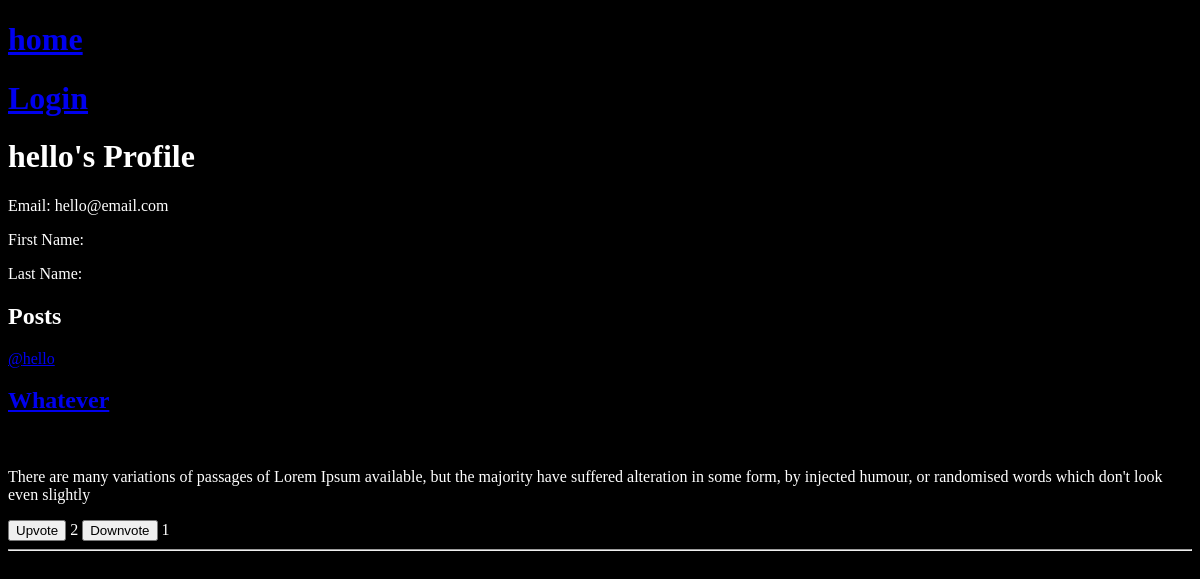
/profile/hello/, run on an earlier commit of the app's database.
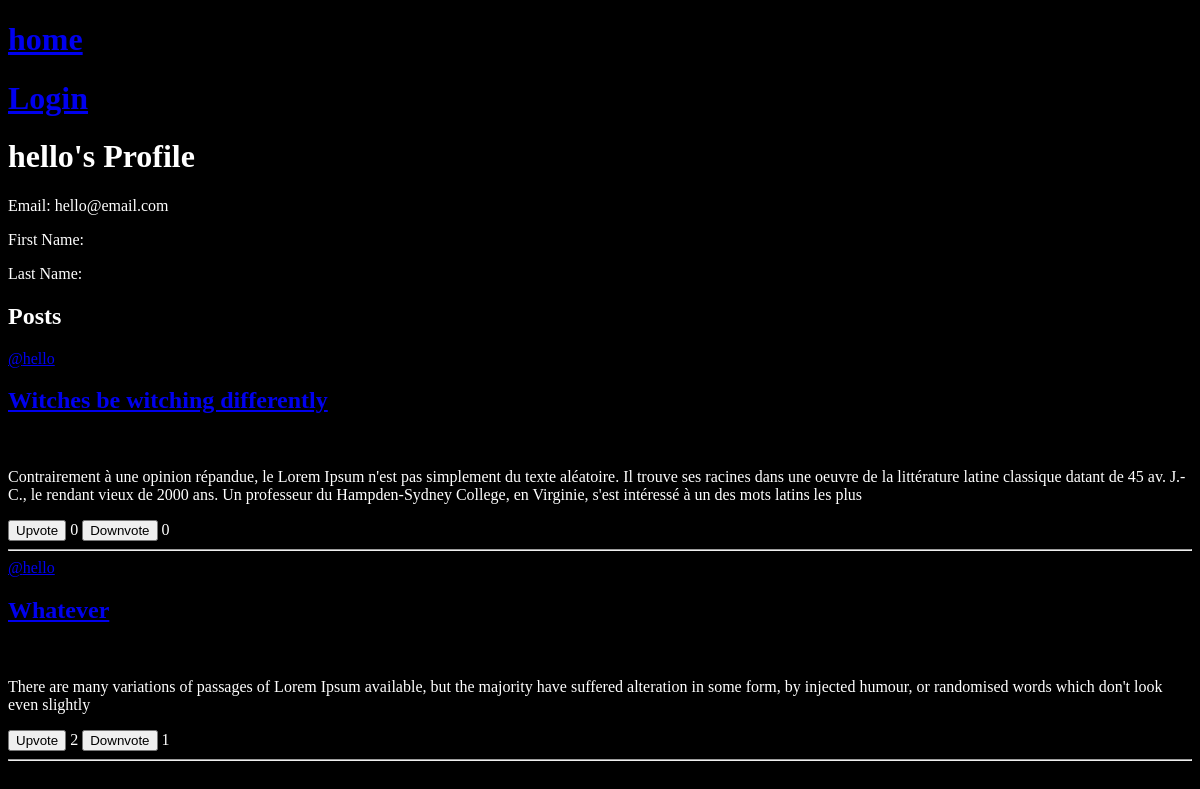
And on a later commit of the database.
### ogambo/models.py (models this page shows, shortened)
class Post(models.Model):
    id = models.UUIDField(primary_key=True, default=uuid.uuid4, editable=False)
    user = models.ForeignKey(User, on_delete=models.SET_NULL, null=True)
    title = models.CharField(max_length=200)
    description = models.TextField(max_length=500, null=True, blank=True)
    tags = models.ManyToManyField(Tag, related_name='posts', blank=True)
    image = models.ImageField(upload_to='post_media/images/', null=True, blank=True)
    video = models.FileField(upload_to='post_media/videos/', null=True, blank=True)
    created = models.DateTimeField(auto_now_add=True)
    updated = models.DateTimeField(auto_now=True)
    class Meta:
        ordering = ['-updated', '-created']
    def upvotes(self):
        return self.votes.filter(vote_type=True).count()
    def downvotes(self):
        return self.votes.filter(vote_type=False).count()

### ogambo/views.py (the view)
# urls.py: path('profile/<str:username>/', views.userProfile, name="user-profile"),
def userProfile(request, username):
    user = User.objects.get(username=username)
    posts = user.post_set.all()
    context = {
        'user_profile': user,
        'posts': posts,
        'username': user.username
        }
    return render(request, 'ogambo/profile.html', context)

### ogambo/templates/ogambo/profile.html (shortened to what this page needs)
{% extends 'main.html' %}
{% block content %}
    <h1>{{ user_profile.username }}'s Profile</h1>
    <p>Email: {{ user_profile.email }}</p>
    <p>First Name: {{ user_profile.first_name }}</p>
    <p>Last Name: {{ user_profile.last_name }}</p>
    <h2>Posts</h2>
    {% for post in posts %}
    <span><a href="{% url 'user-profile' post.user.username %}">@{{post.user.username}}</a></span>
    <h2><a href="{% url 'post' post.id %}">{{post.title}}</a></h2>
    <p>{{post.description}}</p>
    <button data-vote-type="upvote" data-post-id="{{post.id}}" class="vote-btn">Upvote</button> {{ post.upvotes }}
    <button data-vote-type="downvote" data-post-id="{{post.id}}" class="vote-btn">Downvote</button> {{ post.downvotes }}
    <hr>
{% endfor %}
{% endblock content %}

What changed in the data, as far as the page shows it:
added Post: user.username "hello", title "Witches be witching differently", description "Contrairement à une opinion répandue, le Lorem Ipsum n'est pas simplement du texte aléatoire. Il trouve ses racines dans une oeuvre de la littérature latine classique datant de 45 av. J.-C., le rendant vieux de 2000 ans. Un professeur du Hampden-Sydney College, en Virginie, s'est intéressé à un des mots latins les plus", upvotes "0", downvotes "0"
